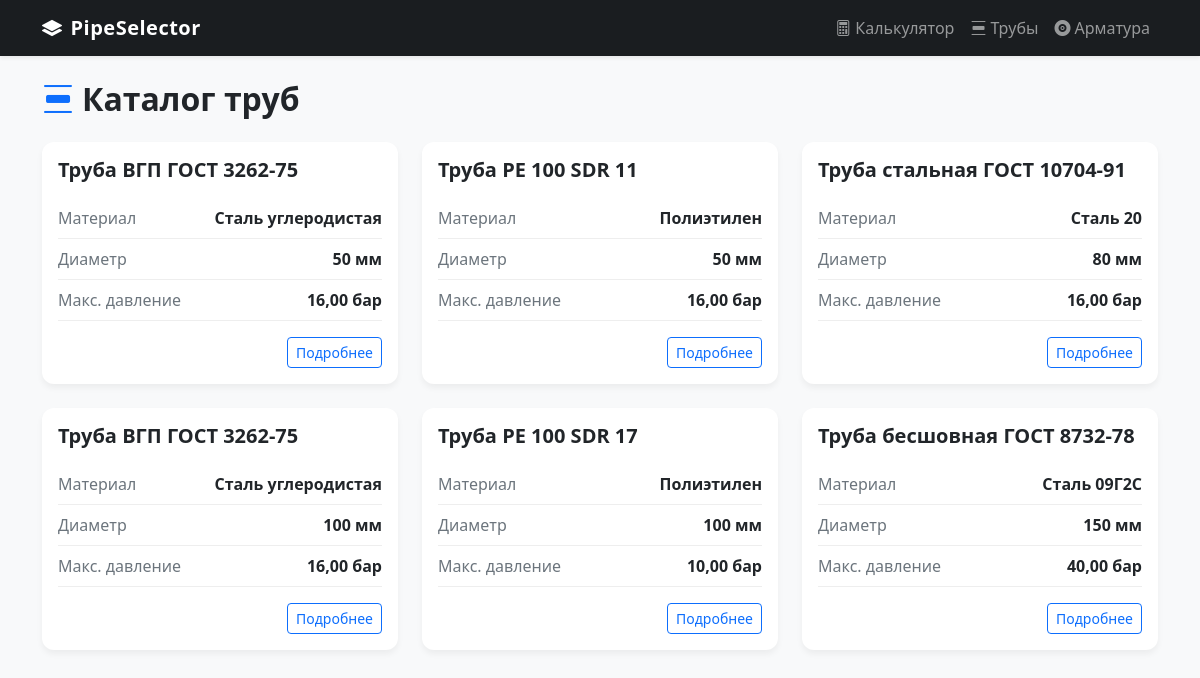
/pipes/, run on the app's committed database.
### catalog/models.py (models this page shows, shortened)
class Pipe(models.Model):
    name = models.CharField(max_length=200)
    material = models.CharField(max_length=100)
    diameter_mm = models.PositiveIntegerField()
    wall_thickness_mm = models.DecimalField(max_digits=6, decimal_places=2)
    max_pressure_bar = models.DecimalField(max_digits=8, decimal_places=2)
    weight_per_meter = models.DecimalField(max_digits=8, decimal_places=2)

### catalog/views.py (the view)
# urls.py: path('pipes/', pipe_list, name='pipe_list'),
def pipe_list(request):
    pipes = Pipe.objects.all().order_by('diameter_mm')
    return render(request, 'catalog/pipe_list.html', {'pipes': pipes})

### catalog/templates/catalog/pipe_list.html
{% extends 'base.html' %}
{% block content %}
<h2 class="fw-bold mb-4"><i class="bi bi-distribute-vertical me-2 text-primary"></i>Каталог труб</h2>
<div class="row g-4">
    {% for pipe in pipes %}
    <div class="col-md-6 col-lg-4">
        <div class="card catalog-card">
            <div class="card-body">
                <h5 class="fw-bold mb-3">
                    <a href="{% url 'pipe_detail' pipe.id %}" class="text-decoration-none text-dark">{{ pipe.name }}</a>
                </h5>
                <div class="property-row">
                    <span class="property-label">Материал</span>
                    <span class="property-value">{{ pipe.material }}</span>
                </div>
                <div class="property-row">
                    <span class="property-label">Диаметр</span>
                    <span class="property-value">{{ pipe.diameter_mm }} мм</span>
                </div>
                <div class="property-row">
                    <span class="property-label">Макс. давление</span>
                    <span class="property-value">{{ pipe.max_pressure_bar }} бар</span>
                </div>
                <div class="mt-3 text-end">
                    <a href="{% url 'pipe_detail' pipe.id %}" class="btn btn-sm btn-outline-primary">Подробнее</a>
                </div>
            </div>
        </div>
    </div>
    {% endfor %}
</div>
{% endblock %}

### catalog/templates/base.html (shortened to what this page needs)
<html>
<head>
    <link href="https://cdn.jsdelivr.net/npm/bootstrap@5.3.3/dist/css/bootstrap.min.css" rel="stylesheet">
    <link rel="stylesheet" href="https://cdn.jsdelivr.net/npm/bootstrap-icons@1.11.3/font/bootstrap-icons.min.css">
</head>
<body>
    <nav class="navbar navbar-expand-lg navbar-dark bg-dark shadow-sm mb-4">
        <div class="container">
            <a class="navbar-brand" href="/"><i class="bi bi-layers-fill me-2"></i>PipeSelector</a>
            <div class="collapse navbar-collapse" id="navbarNav">
                <ul class="navbar-nav ms-auto">
                    <li class="nav-item">
                        <a class="nav-link" href="{% url 'calculator' %}"><i class="bi bi-calculator me-1"></i>Калькулятор</a>
                    </li>
                    <li class="nav-item">
                        <a class="nav-link" href="{% url 'pipe_list' %}"><i class="bi bi-distribute-vertical me-1"></i>Трубы</a>
                    </li>
                    <li class="nav-item">
                        <a class="nav-link" href="{% url 'valve_list' %}"><i class="bi bi-vinyl-fill me-1"></i>Арматура</a>
                    </li>
                </ul>
            </div>
        </div>
    </nav>
    <div class="container pb-5">
        {% block content %}{% endblock %}
    </div>
</body>
</html>

### catalog/templates/base.html (style rules this page uses)
body { background-color: #f8f9fa; font-family: system-ui, -apple-system, sans-serif; }
.navbar { background-color: #1a1d20 !important; }
.navbar-brand { font-weight: 700; letter-spacing: 0.5px; }
.nav-link { font-weight: 500; }
.catalog-card { border: none; border-radius: 12px; transition: transform 0.2s, box-shadow 0.2s; box-shadow: 0 4px 6px rgba(0,0,0,0.05); height: 100%; }
.property-row { display: flex; justify-content: space-between; padding: 0.5rem 0; border-bottom: 1px solid #eee; }
.property-label { color: #6c757d; display: flex; align-items: center; gap: 0.5rem; }
.property-value { font-weight: 600; color: #212529; }

### data on the page
Pipe: name "Труба ВГП ГОСТ 3262-75", material "Сталь углеродистая", diameter_mm "50", max_pressure_bar "16,00"
Pipe: name "Труба PE 100 SDR 11", material "Полиэтилен", diameter_mm "50", max_pressure_bar "16,00"
Pipe: name "Труба стальная ГОСТ 10704-91", material "Сталь 20", diameter_mm "80", max_pressure_bar "16,00"
Pipe: name "Труба ВГП ГОСТ 3262-75", material "Сталь углеродистая", diameter_mm "100", max_pressure_bar "16,00"
Pipe: name "Труба PE 100 SDR 17", material "Полиэтилен", diameter_mm "100", max_pressure_bar "10,00"
Pipe: name "Труба бесшовная ГОСТ 8732-78", material "Сталь 09Г2С", diameter_mm "150", max_pressure_bar "40,00"
